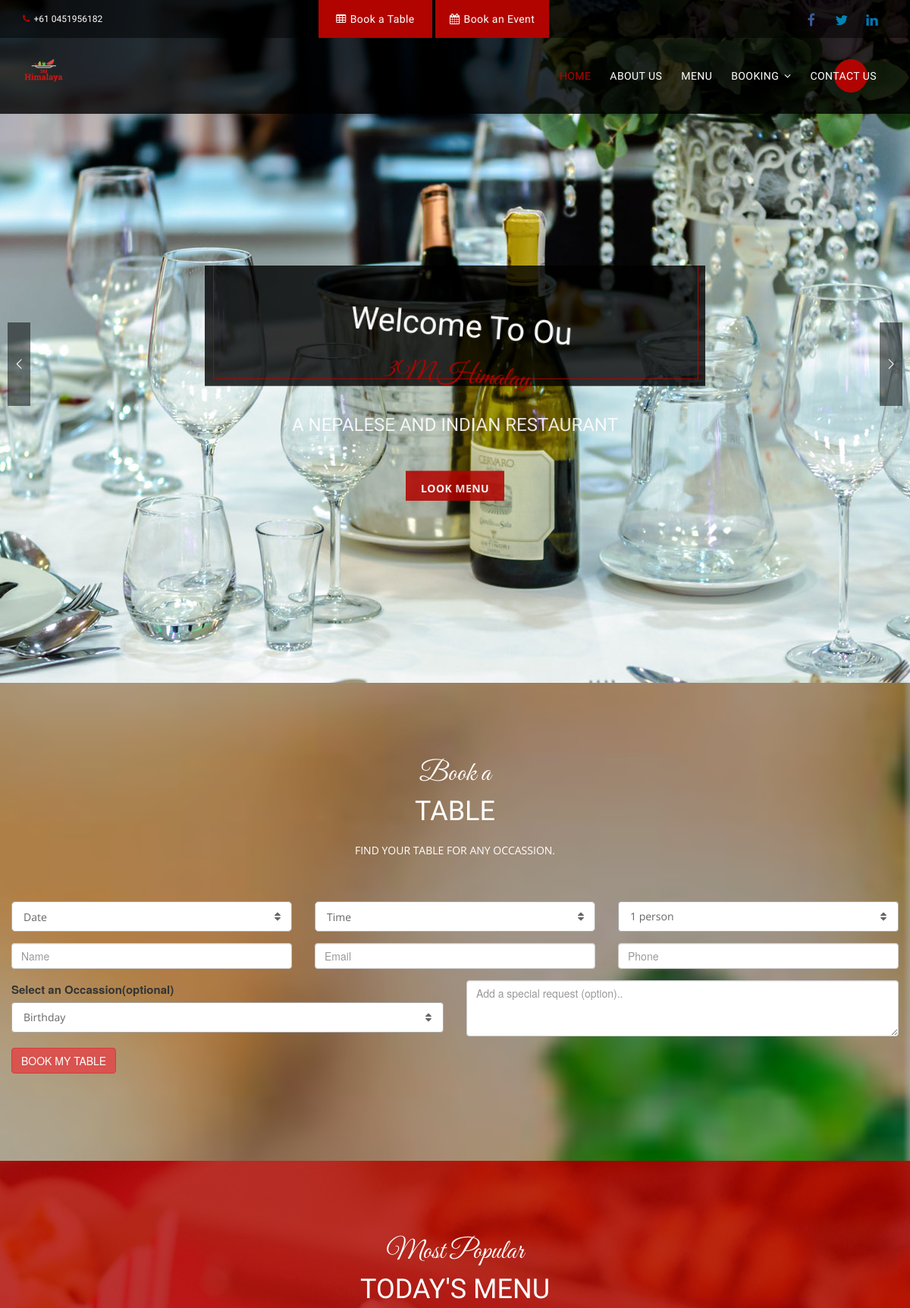
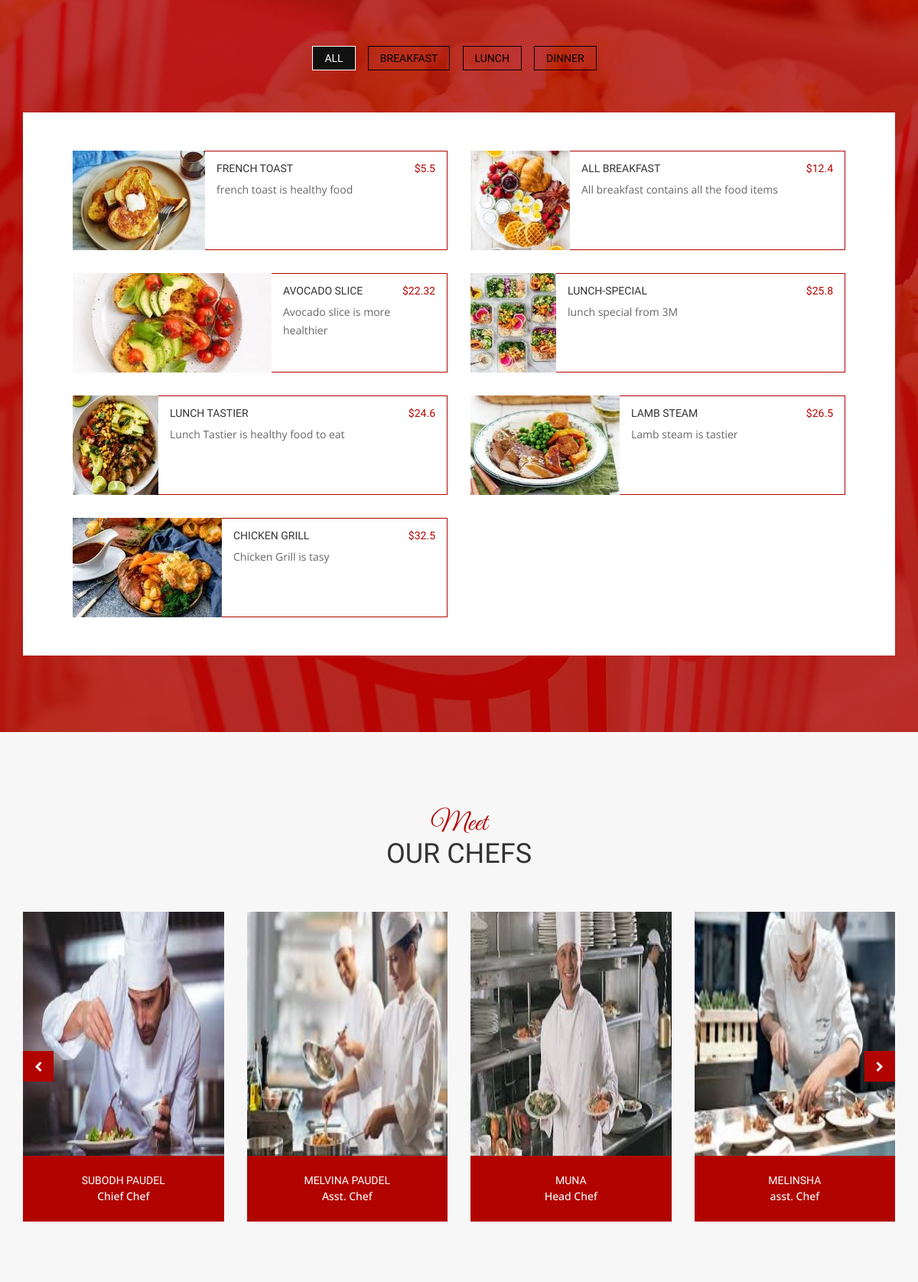
The page / (upper part) on the database its author committed (2 pictures, top to bottom).
### Home/models.py (models this page shows, shortened)
class Slider(models.Model):
    image=models.ImageField(upload_to='slider/')
    name=models.CharField(max_length=50)
    class Meta:
        verbose_name='Slider'
        verbose_name_plural='Sliders'

class Chef(models.Model):
    name=models.CharField(max_length=50)
    position=models.CharField(max_length=50)
    description=models.TextField()
    photo=models.ImageField(upload_to='chef/')
    class Meta:
        verbose_name ='Chef'
        verbose_name_plural='Chefs'

### Menu/models.py (models this page shows, shortened)
class MenuCategory(models.Model):
    name=models.CharField(max_length=50)
    class Meta:
        verbose_name='Menu Category'
        verbose_name_plural='Menu Categories'
    def __str__(self):
        return self.name

class MenuItems(models.Model):
    name=models.CharField(max_length=100)
    description=models.TextField()
    category=models.ForeignKey('MenuCategory',on_delete=models.CASCADE)
    price=models.FloatField()
    image=models.ImageField(upload_to='menu/')
    class Meta:
        verbose_name='Menu Item'
        verbose_name_plural='Menu Items'

### Home/views.py (the view)
# urls.py: path('',views.IndexPageView.as_view(),name='index'),
class IndexPageView(ListView):
    model=EventBook
    template_name="index.html"
    context_object_name="events"
    def get_context_data(self,**kwargs):
        context=super(IndexPageView,self).get_context_data(**kwargs)
        context['sliders']=Slider.objects.all()
        context['meal_lists']=MenuItems.objects.all()
        context['chefs']=Chef.objects.all()
        context['categories']=MenuCategory.objects.all()
        return context

### Home/templates/index.html (shortened to what this page needs)
{% extends 'base.html' %}
{% load static%}
{% block content%}
        <section class="slider_area">
            <div class=slider_inner>
                <div class="rev_slider fullwidthabanner"  data-version="5.3.0.2" id="home-slider">
                    <ul>
                      {% for slider in sliders%}
                        <li data-slotamount="7" data-easein="Power4.easeInOut" data-easeout="Power4.easeInOut" data-masterspeed="600" data-rotate="0" data-saveperformance="off">
                            <div class="slider_text_box">
                               <div class="tp-caption bg_box"
                                    data-width="none"
                                    data-height="none"
                                    data-whitespace="nowrap"
                                    data-x="center"
                                    data-y="['350','350','300','250','0']"
                                    data-fontsize="['55']"
                                    data-lineheight="['60']"
                                    data-transform_idle="o:1;"
                                    data-transform_in="y:[-100%];z:0;rX:0deg;rY:0;rZ:0;sX:1;sY:1;skX:0;skY:0;s:1500;e:Power4.easeInOut;"
                                    data-transform_out="y:[100%];s:1000;e:Power2.easeInOut;s:1000;e:Power2.easeInOut;"
                                    data-mask_in="x:0px;y:0px;"
                                    data-mask_out="x:inherit;y:inherit;"
                                    data-start="2000"
                                    data-splitin="none"
                                    data-splitout="none"
                                    data-responsive_offset="on">
                                </div>
                                <div class="tp-caption first_text"
                                    data-x="center"
                                    data-y="center"
                                    data-voffset="['-20']"
                                    data-Hoffset="['0']"
                                    data-fontsize="['42','42','42','42','25']"
                                    data-lineheight="['52','52','52','52','35']"
                                    data-width="none"
                                    data-height="none"
                                    data-transform_idle="o:1;"
                                    data-whitespace="nowrap"
                                    data-transform_in="x:[105%];z:0;rX:45deg;rY:0deg;rZ:90deg;sX:1;sY:1;skX:0;skY:0;s:2000;e:Power4.easeInOut;"
                                    data-transform_out="y:[100%];s:1000;e:Power2.easeInOut;s:1000;e:Power2.easeInOut;"
                                    data-mask_in="x:0px;y:0px;s:inherit;e:inherit;"
                                    data-mask_out="x:inherit;y:inherit;s:inherit;e:inherit;"
                                    data-start="1000"
                                    data-splitin="none"
                                    data-splitout="none"
                                    data-responsive_offset="on"
                                    data-elementdelay="0.05" >Welcome To Our
                                </div>
                                <div class="tp-caption secand_text"
                                    data-x="center"
                                    data-y="center"
                                    data-voffset="['45']"
                                    data-Hoffset="['0']"
                                    data-fontsize="['36']"
                                    data-lineheight="['42']"
                                    data-width="none"
                                    data-height="none"
                                    data-transform_idle="o:1;"
                                    data-whitespace="nowrap"
                                    data-transform_in="x:[105%];z:0;rX:45deg;rY:0deg;rZ:90deg;sX:1;sY:1;skX:0;skY:0;s:2000;e:Power4.easeInOut;"
                                    data-transform_out="y:[100%];s:1000;e:Power2.easeInOut;s:1000;e:Power2.easeInOut;"
                                    data-mask_in="x:0px;y:0px;s:inherit;e:inherit;"
                                    data-mask_out="x:inherit;y:inherit;s:inherit;e:inherit;"
                                    data-start="1000"
                                    data-splitin="none"
                                    data-splitout="none"
                                    data-responsive_offset="on"
                                    data-elementdelay="0.05" >3M Himalaya
                                </div>
                                <div class="tp-caption third_text"
                                    data-x="center"
                                    data-y="center"
                                    data-voffset="['100']"
                                    data-Hoffset="['0']"
                                    data-fontsize="['24','24','24','24','16']"
                                    data-lineheight="['34','34','34','34','26']"
                                    data-width="none"
                                    data-height="none"
                                    data-transform_idle="o:1;"
                                    data-whitespace="nowrap"
                                    data-transform_in="y:[100%];z:0;rX:0deg;rY:0;rZ:0;sX:1;sY:1;skX:0;skY:0;opacity:0;s:2000;e:Power4.easeInOut;"
                                    data-transform_out="y:[100%];s:1000;e:Power2.easeInOut;s:1000;e:Power2.easeInOut;"
                                    data-mask_in="x:0px;y:[100%];s:inherit;e:inherit;"
                                    data-mask_out="x:inherit;y:inherit;s:inherit;e:inherit;"
                                    data-start="1200"
                                    data-splitin="none"
                                    data-splitout="none"
                                    data-responsive_offset="on"
                                    data-elementdelay="0.05" >A NEPALESE AND INDIAN RESTAURANT
                                </div>
                                <div class="tp-caption btn_text"
                                    data-x="center"
                                    data-y="center"
                                    data-voffset="['180']"
                                    data-Hoffset="['0']"
                                    data-fontsize="['16.75']"
                                    data-lineheight="['26']"
                                    data-width="none"
                                    data-height="none"
                                    data-transform_idle="o:1;"
                                    data-whitespace="nowrap"
                                    data-transform_in="y:[100%];z:0;rX:0deg;rY:0;rZ:0;sX:1;sY:1;skX:0;skY:0;opacity:0;s:2000;e:Power4.easeInOut;"
                                    data-transform_out="y:[100%];s:1000;e:Power2.easeInOut;s:1000;e:Power2.easeInOut;"
                                    data-mask_in="x:0px;y:[100%];s:inherit;e:inherit;"
                                    data-mask_out="x:inherit;y:inherit;s:inherit;e:inherit;"
                                    data-start="1200"
                                    data-splitin="none"
                                    data-splitout="none"
                                    data-responsive_offset="on"
                                    data-elementdelay="0.05" ><a class="submit_btn_bg" href="#">Look Menu</a>
                                </div>
                            </div>
                        </li>
                      {%endfor%}
                    </ul>
                </div>
            </div>
        </section>
        <section class="booking_table_area">
            <div class="container">
                <div class="s_white_title">
                    <h3>Book a</h3>
                    <h2>Table</h2>
                    <p>Find your table for any occassion.</p>
                </div>
                <div class="row">
                  <form class="form_area" action="{% url 'Booking:table' %}" method="POST">
                      <div class="row">
                          <div class="col-md-4 form-group">
                              <div class="input-append date form_datetime">
                                  <input size="16" type="text" value="" readonly placeholder="Date" name="date" required>
                              </div>
                          </div>
                          <div class="col-md-4 form-group">
                              <div class="input-append date form_time">
                                  <input size="16" type="text" value="" readonly placeholder="Time" name="time" required>
                              </div>
                          </div>
                          <div class="col-md-4 form-group">
                              <div class="party_size">
                                  <select class="selectpicker" name="person" required>
                                      <option>1 person</option>
                                  </select>
                              </div>
                          </div>
                          <div class="form-group col-md-4">
                              <input type="text" class="form-control" id="name" placeholder="Name" name="name" required>
                          </div>
                          <div class="form-group col-md-4">
                              <input type="email" class="form-control" id="email" placeholder="Email" name="email"required>
                          </div>
                          <div class="form-group col-md-4">
                              <input type="text" class="form-control" id="phone" placeholder="Phone" name="phone" required>
                          </div>
                          <div class="col-md-6 form-group">
                              <div class="party_size">
                                <label for="occasion">Select an Occassion(optional)</label>
                                  <select class="selectpicker" id="occasion" name="occasion">
                                      <option>Birthday</option>
                                  </select>
                              </div>
                          </div>
                          <div class="form-group col-md-6">
                              <textarea class="form-control" rows="3" name="special_request" placeholder="Add a special request (option).."></textarea>
                          </div>
                          <div class="form-group col-md-12 ">
                            <input type="submit" class="btn btn-danger" name="" value="BOOK MY TABLE">
                          </div>
                      </div>
                  </form>
                </div>
            </div>
        </section>
        <section class="most_popular_item_area">
            <div class="container">
                <div class="s_white_title">
                    <h3>Most Popular</h3>
                    <h2>Today's Menu</h2>
                </div>
                <div class="popular_filter">
                    <ul>
                        <li class="active" data-filter="*"><a href="">All</a></li>
                      {% for category in categories%}
                        <li data-filter=".{{category}}"><a href="#{{category}}">{{category}}</a></li>
                      {%endfor%}
                    </ul>
                </div>
                <div class="p_recype_item_main">
                    <div class="row p_recype_item_active">
                      {%for category in categories%}
                      {% for meal_list in meal_lists%}
                      {% if meal_list.category == category%}
                        <div class="col-md-6 {{category}}">
                            <div class="media">
                                <div class="media-left">
                                    <img src="{{meal_list.image.url}}" alt="{%static 'img/recype/recype-1.jpg' %}">
                                </div>
                                <div class="media-body">
                                    <a href="#"><h3>{{meal_list.name}}</h3></a>
                                    <h4>${{meal_list.price}}</h4>
                                    <p>{{meal_list.description}} </p>
                                </div>
                            </div>
                        </div>
                      {%endif%}
                      {%endfor%}
                      {%endfor%}
                    </div>
                </div>
            </div>
        </section>
        <section class="our_chefs_area">
            <div class="container">
                <div class="s_black_title">
                    <h3>Meet</h3>
                    <h2>OUR CHEFS</h2>
                </div>
                <div class="chefs_slider_active">
                  {% for chef in chefs%}
                    <div class="item">
                        <div class="chef_item_inner">
                            <div class="chef_img">
                                <img src="{{chef.photo.url}}" alt="{% static 'img/chef/chef-1.jpg'%}">
                            </div>
                            <div class="chef_name">
                                <div class="name_chef_text">
                                    <h3>{{chef.name}}</h3>
                                    <h4>{{chef.position}}</h4>
                                </div>
                            </div>
                        </div>
                    </div>
                  {%endfor%}
                </div>
            </div>
        </section>
{%endblock content%}

### rows shown on the page
MenuCategory: name "BREAKFAST"
MenuCategory: name "LUNCH"
MenuCategory: name "DINNER"
MenuItems: image (picture), name "FRENCH TOAST", price "5.5", description "french toast is healthy food"
MenuItems: image (picture), name "ALL BREAKFAST", price "12.4", description "All breakfast contains all the food items"
MenuItems: image (picture), name "AVOCADO SLICE", price "22.32", description "Avocado slice is more healthier"
MenuItems: image (picture), name "LUNCH-SPECIAL", price "25.8", description "lunch special from 3M"
MenuItems: image (picture), name "LUNCH TASTIER", price "24.6", description "Lunch Tastier is healthy food to eat"
MenuItems: image (picture), name "LAMB STEAM", price "26.5", description "Lamb steam is tastier"
MenuItems: image (picture), name "CHICKEN GRILL", price "32.5", description "Chicken Grill is tasy"
Chef: photo (picture), name "SUBODH PAUDEL", position "Chief Chef"
Chef: photo (picture), name "MELVINA PAUDEL", position "Asst. Chef"
Chef: photo (picture), name "MUNA", position "Head Chef"
Chef: photo (picture), name "MELINSHA", position "asst. Chef"
